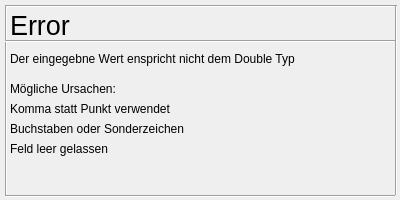
<?xml version="1.0" encoding="UTF-8"?>
<ui version="4.0">
 <class>Error</class>
 <widget class="QWidget" name="Error">
  <property name="geometry">
   <rect>
    <x>0</x>
    <y>0</y>
    <width>400</width>
    <height>200</height>
   </rect>
  </property>
  <property name="windowTitle">
   <string>Form</string>
  </property>
  <widget class="QLabel" name="label">
   <property name="geometry">
    <rect>
     <x>10</x>
     <y>10</y>
     <width>200</width>
     <height>30</height>
    </rect>
   </property>
   <property name="font">
    <font>
     <pointsize>20</pointsize>
    </font>
   </property>
   <property name="text">
    <string>Error</string>
   </property>
  </widget>
  <widget class="QLabel" name="label_2">
   <property name="geometry">
    <rect>
     <x>10</x>
     <y>50</y>
     <width>371</width>
     <height>17</height>
    </rect>
   </property>
   <property name="text">
    <string>Der eingegebne Wert enspricht nicht dem Double Typ</string>
   </property>
  </widget>
  <widget class="Line" name="line">
   <property name="geometry">
    <rect>
     <x>5</x>
     <y>5</y>
     <width>390</width>
     <height>3</height>
    </rect>
   </property>
   <property name="orientation">
    <enum>Qt::Horizontal</enum>
   </property>
  </widget>
  <widget class="Line" name="line_2">
   <property name="geometry">
    <rect>
     <x>5</x>
     <y>5</y>
     <width>3</width>
     <height>190</height>
    </rect>
   </property>
   <property name="orientation">
    <enum>Qt::Vertical</enum>
   </property>
  </widget>
  <widget class="Line" name="line_3">
   <property name="geometry">
    <rect>
     <x>395</x>
     <y>5</y>
     <width>3</width>
     <height>190</height>
    </rect>
   </property>
   <property name="orientation">
    <enum>Qt::Vertical</enum>
   </property>
  </widget>
  <widget class="Line" name="line_4">
   <property name="geometry">
    <rect>
     <x>5</x>
     <y>40</y>
     <width>390</width>
     <height>3</height>
    </rect>
   </property>
   <property name="orientation">
    <enum>Qt::Horizontal</enum>
   </property>
  </widget>
  <widget class="Line" name="line_5">
   <property name="geometry">
    <rect>
     <x>5</x>
     <y>195</y>
     <width>390</width>
     <height>3</height>
    </rect>
   </property>
   <property name="orientation">
    <enum>Qt::Horizontal</enum>
   </property>
  </widget>
  <widget class="QLabel" name="label_3">
   <property name="geometry">
    <rect>
     <x>10</x>
     <y>80</y>
     <width>150</width>
     <height>17</height>
    </rect>
   </property>
   <property name="text">
    <string>Mögliche Ursachen:</string>
   </property>
  </widget>
  <widget class="QLabel" name="label_4">
   <property name="geometry">
    <rect>
     <x>10</x>
     <y>100</y>
     <width>220</width>
     <height>17</height>
    </rect>
   </property>
   <property name="text">
    <string>Komma statt Punkt verwendet</string>
   </property>
  </widget>
  <widget class="QLabel" name="label_5">
   <property name="geometry">
    <rect>
     <x>10</x>
     <y>120</y>
     <width>220</width>
     <height>17</height>
    </rect>
   </property>
   <property name="text">
    <string>Buchstaben oder Sonderzeichen</string>
   </property>
  </widget>
  <widget class="QLabel" name="label_6">
   <property name="geometry">
    <rect>
     <x>10</x>
     <y>140</y>
     <width>220</width>
     <height>17</height>
    </rect>
   </property>
   <property name="text">
    <string>Feld leer gelassen</string>
   </property>
  </widget>
 </widget>
 <resources/>
 <connections/>
</ui>
